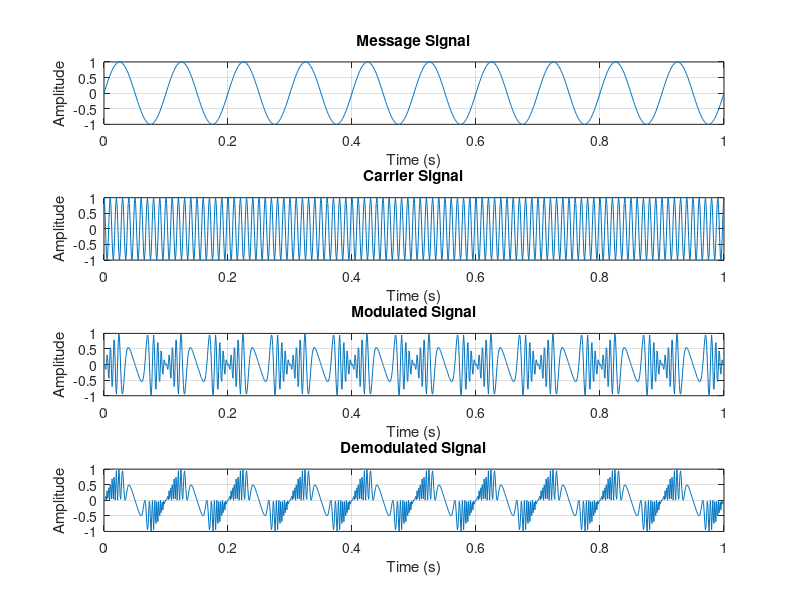
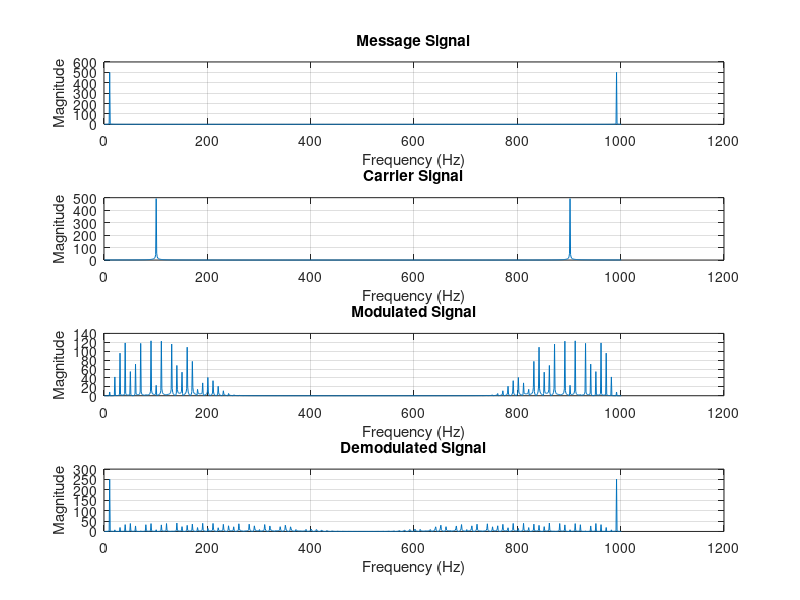

MATLAB code for these plots, in order:
% Define message signal
fm = 10;
t = 0:0.001:1;
m = sin(2*pi*fm*t);

% Define carrier signal
fc = 100;
c = cos(2*pi*fc*t);

% Modulate message signal with carrier signal
beta = 10;
s = zeros(size(t));
for i=1:length(t)
    s(i) = m(i)*cos(2*pi*fc*t(i)+beta*sin(2*pi*fm*t(i)));
end

% Demodulate modulated signal
sdemod = zeros(size(t));
for i=1:length(t)
    sdemod(i) = s(i)*cos(2*pi*fc*t(i)+beta*sin(2*pi*fm*t(i)));
end

% Plot signals in time domain
figure;
subplot(4,1,1);
plot(t,m);
title('Message Signal');
xlabel('Time (s)');
ylabel('Amplitude');
grid on;

subplot(4,1,2);
plot(t,c);
title('Carrier Signal');
xlabel('Time (s)');
ylabel('Amplitude');
grid on;

subplot(4,1,3);
plot(t,s);
title('Modulated Signal');
xlabel('Time (s)');
ylabel('Amplitude');
grid on;

subplot(4,1,4);
plot(t,sdemod);
title('Demodulated Signal');
xlabel('Time (s)');
ylabel('Amplitude');
grid on;

% Plot signals in frequency domain
figure;
subplot(4,1,1);
plot(abs(fft(m)));
title('Message Signal');
xlabel('Frequency (Hz)');
ylabel('Magnitude');
grid on;

subplot(4,1,2);
plot(abs(fft(c)));
title('Carrier Signal');
xlabel('Frequency (Hz)');
ylabel('Magnitude');
grid on;

subplot(4,1,3);
plot(abs(fft(s)));
title('Modulated Signal');
xlabel('Frequency (Hz)');
ylabel('Magnitude');
grid on;

subplot(4,1,4);
plot(abs(fft(sdemod)));
title('Demodulated Signal');
xlabel('Frequency (Hz)');
ylabel('Magnitude');
grid on;